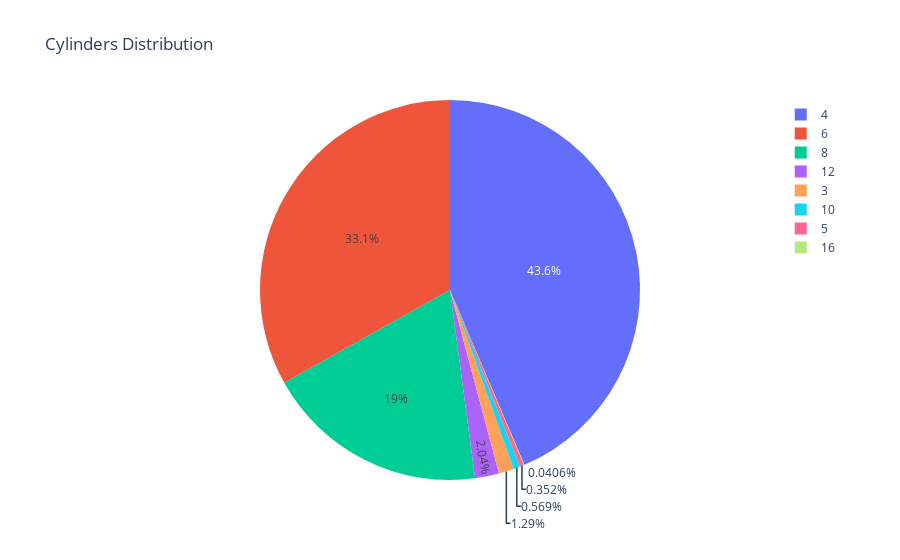

Source (notebook cell):
### Code cell
transmission_distr = df['cylinders'].value_counts().reset_index(name='count')
transmission_distr.columns = ['cylinders', 'count']  

fig = px.pie(transmission_distr, values='count', names='cylinders', title="Cylinders Distribution")
fig.show()

### Figure 1 — Plotly figure (JSON) as saved in the notebook; plotly's stock layout.template omitted (floating-point values rounded to 4 significant figures)
{"data": [{"domain": {"x": [0, 1], "y": [0, 1]}, "hovertemplate": "cylinders=%{label}<br>count=%{value}<extra></extra>", "labels": [4, 6, 8, 12, 3, 10, 5, 16], "legendgroup": "", "name": "", "showlegend": true, "type": "pie", "values": [3220, 2446, 1402, 151, 95, 42, 26, 3]}], "layout": {"legend": {"tracegroupgap": 0}, "title": {"text": "Cylinders Distribution"}}}
